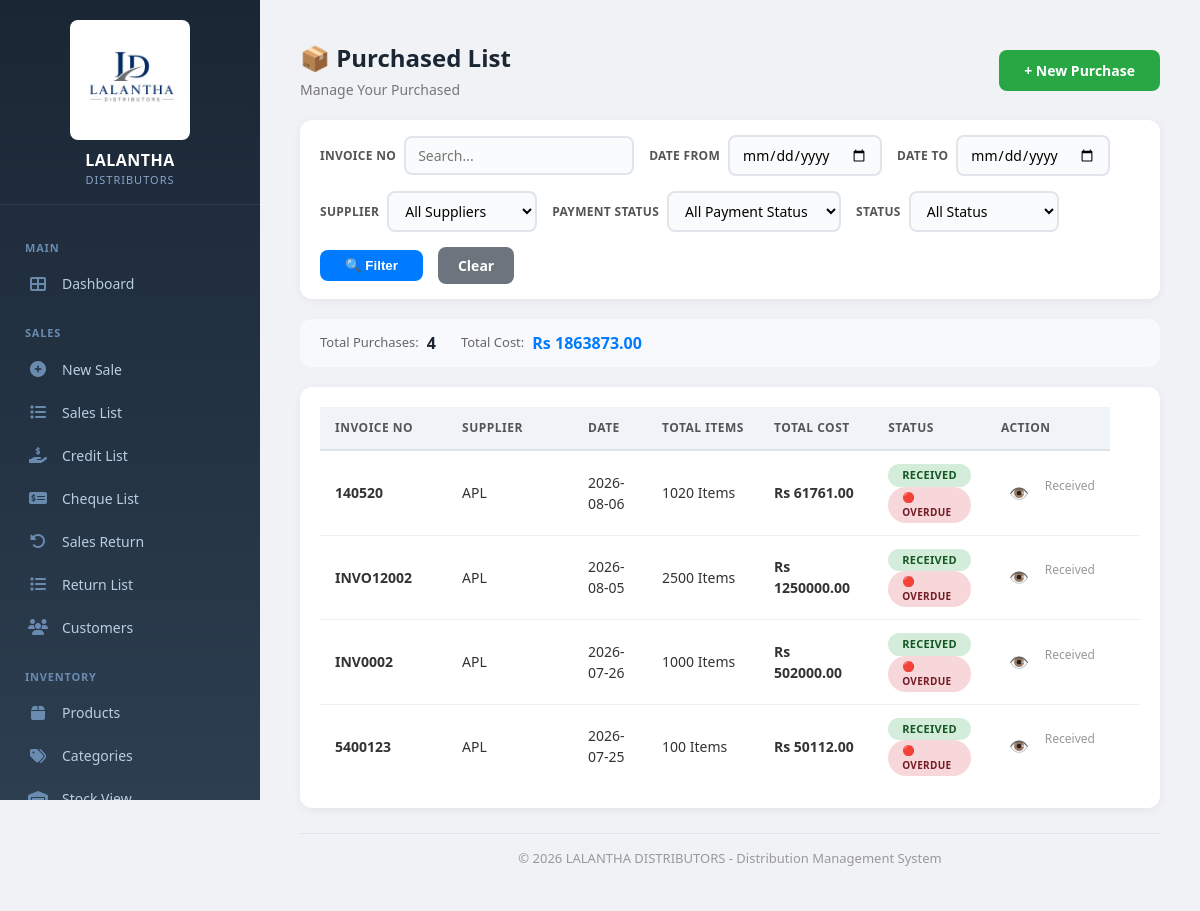
The app's page /purchases/ (signed in) with its own data.
### core/models.py (models this page shows, shortened)
class Purchase(models.Model):
    PAYMENT_STATUS_CHOICES = [
        ('CREDIT', 'Credit Purchases'),
        ('COMPLETE', 'Complete Payment'),
    ]
    STATUS_CHOICES = [
        ('DRAFT', 'Draft'),
        ('PENDING', 'Pending'),
        ('RECEIVED', 'Received'),
        ('CANCELLED', 'Cancelled'),
    ]
    TAX_RATE_CHOICES = [
        (0, 'No Tax'),
        (5, 'VAT 5%'),
        (8, 'VAT 8%'),
        (12, 'VAT 12%'),
        (15, 'VAT 15%'),
    ]
    supplier = models.ForeignKey(Supplier, on_delete=models.PROTECT, related_name='purchases')
    rep = models.ForeignKey(Employee, on_delete=models.SET_NULL, null=True, blank=True, related_name='purchases')
    po_number = models.CharField(max_length=50, unique=True, blank=True, help_text="Your PO Number")
    invoice_no = models.CharField(max_length=100, help_text="Supplier's Invoice Number")
    purchase_date = models.DateField(default=date.today)  # ✅ This allows custom dates
    due_date = models.DateField(null=True, blank=True)
    tax_rate = models.IntegerField(choices=TAX_RATE_CHOICES, default=0)
    tax_invoice_no = models.CharField(max_length=100, blank=True, null=True, help_text="Tax Invoice Number")
    is_vat_bill = models.BooleanField(default=False, help_text="Mark if this is a VAT bill")
    subtotal = models.DecimalField(max_digits=15, decimal_places=2, default=0)
    tax_amount = models.DecimalField(max_digits=15, decimal_places=2, default=0)
    total = models.DecimalField(max_digits=15, decimal_places=2, default=0)
    paid_amount = models.DecimalField(max_digits=15, decimal_places=2, default=0)
    foc_value = models.DecimalField(max_digits=15, decimal_places=2, default=0)
    payment_status = models.CharField(max_length=20, choices=PAYMENT_STATUS_CHOICES, default='PENDING')
    status = models.CharField(max_length=20, choices=STATUS_CHOICES, default='DRAFT')
    notes = models.TextField(blank=True, null=True)
    created_at = models.DateTimeField(auto_now_add=True)
    created_by = models.ForeignKey(User, on_delete=models.SET_NULL, null=True, related_name='created_purchases')
    updated_at = models.DateTimeField(auto_now=True)
    received_at = models.DateTimeField(null=True, blank=True)
    received_by = models.ForeignKey(User, on_delete=models.SET_NULL, null=True, blank=True, related_name='received_purchases')
    def get_total_items(self):
        return self.items.aggregate(total=Sum('quantity'))['total'] or 0
    class Meta:
        ordering = ['-purchase_date', '-created_at']

class Supplier(models.Model):
    name = models.CharField(max_length=200)
    contact_person = models.CharField(max_length=100, blank=True, null=True)
    phone = models.CharField(max_length=20, blank=True, null=True)
    email = models.EmailField(blank=True, null=True)
    address = models.TextField(blank=True, null=True)
    tax_number = models.CharField(max_length=50, blank=True, null=True, help_text="Supplier's VAT/Tax number")
    notes = models.TextField(blank=True, null=True)
    is_active = models.BooleanField(default=True)
    created_at = models.DateTimeField(auto_now_add=True)
    updated_at = models.DateTimeField(auto_now=True)
    class Meta:
        ordering = ['name']

### core/decorators.py (the view)
        def wrapper(request, *args, **kwargs):
            if not request.user.is_authenticated:
                messages.error(request, 'Please login first.')
                return redirect('/login/')  # ✅ Always returns
            try:
                profile = request.user.profile
                if profile.has_permission(permission):
                    return view_func(request, *args, **kwargs)  # ✅ Returns view response
                else:
                    messages.error(request, f'You do not have permission to access this page. Required: {permission}')
                    return redirect('/reports/')  # ✅ Always returns
            except UserProfile.DoesNotExist:
                messages.error(request, 'User profile not found. Please contact admin.')
                return redirect('/logout/')  # ✅ Always returns

### core/context_processors.py (called while the page is built)
def cache_version(request):
    return {
        'cache_version': settings.CACHE_VERSION
    }

### core/models.py (called while the page is built, shortened)
    def has_permission(self, permission):
        if self.role == 'Admin':
            return True
        elif self.role == 'Viewer':
            return permission in ['view_reports', 'view_products']
        return False

### core/templatetags/core_extras.py (called while the page is built)
@register.filter
def has_perm(profile, permission):
    try:
        return profile.has_permission(permission)
    except Exception:
        return False

### core/templates/core/purchase_list.html (shortened to what this page needs)
{% extends 'core/base.html' %}
{% load static %}
{% block content %}
<div class="container">
    <div class="page-title">
        <div>
            <h2>📦 Purchased List</h2>
            <span class="subtitle">Manage Your Purchased</span>
        </div>
        <a href="/purchase/add/" class="btn">+ New Purchase</a>
    </div>
    <form method="GET" class="tabs-bar">
        <div class="tab-item">
            <label>Invoice No</label>
            <input type="text" name="search" placeholder="Search..." value="{{ search }}">
        </div>
        <div class="tab-item">
            <label>Date From</label>
            <input type="date" name="start_date" value="{{ start_date }}">
        </div>
        <div class="tab-item">
            <label>Date To</label>
            <input type="date" name="end_date" value="{{ end_date }}">
        </div>
        <div class="tab-item">
            <label>Supplier</label>
            <select name="supplier">
                <option value="">All Suppliers</option>
            </select>
        </div>
        <div class="tab-item">
            <label>Payment Status</label>
            <select name="payment_status">
                <option value="">All Payment Status</option>
            </select>
        </div>
        <div class="tab-item">
            <label>Status</label>
            <select name="status">
                <option value="">All Status</option>
            </select>
        </div>
        <button type="submit" class="btn-filter">🔍 Filter</button>
        <a href="/purchases/" class="btn-clear">Clear</a>
    </form>
    <div class="summary-bar">
        <div class="item">
            <span class="label">Total Purchases:</span>
            <span class="value">{{ total_count }}</span>
        </div>
        <div class="item">
            <span class="label">Total Cost:</span>
            <span class="value total">Rs {{ total_cost_sum|floatformat:2 }}</span>
        </div>
    </div>
    <div class="table-container">
        <table>
            <thead>
                <tr>
                    <th style="width:18%;">Invoice No</th>
                    <th style="width:20%;">Supplier</th>
                    <th style="width:10%;">Date</th>
                    <th style="width:10%;">Total Items</th>
                    <th style="width:15%;">Total Cost</th>
                    <th style="width:12%;">Status</th>
                    <th style="width:15%;">Action</th>
                </tr>
            </thead>
            <tbody>
                {% for purchase in purchases %}
                <tr>
                    <td>
                        <strong>{{ purchase.invoice_no }}</strong>
                    </td>
                    <td>{{ purchase.supplier.name }}</td>
                    <td>{{ purchase.purchase_date|date:"Y-m-d" }}</td>
                    <td>{{ purchase.get_total_items|floatformat:0 }} Items</td>
                    <td><strong>Rs {{ purchase.total|floatformat:2 }}</strong></td>
                    <td>
                        <span class="badge-status {{ purchase.status|lower }}">
                            {{ purchase.get_status_display }}
                        </span>
                        <br>
                        {% if purchase.paid_amount >= purchase.total %}
                            <span class="badge-status" style="background:#d4edda; color:#155724; font-size:10px;">
                                ✅ Paid
                            </span>
                        {% elif purchase.due_date and purchase.due_date < today and purchase.paid_amount < purchase.total %}
                            <span class="badge-status" style="background:#f8d7da; color:#721c24; font-size:10px;">
                                🔴 Overdue
                            </span>
                        {% else %}
                            <span class="badge-status" style="background:#fff3cd; color:#856404; font-size:10px;">
                                📋 Credit
                            </span>
                        {% endif %}
                    </td>
                    <td>
                        <div class="action-icons">
                            <a href="/purchase/detail/{{ purchase.id }}/" class="view" title="View">👁️</a>
                            {% if purchase.status != 'RECEIVED' %}
                                <a href="/purchase/edit/{{ purchase.id }}/" class="edit" title="Edit">✏️</a>
                                <a href="/purchase/receive/{{ purchase.id }}/" class="pay" title="Mark Received" onclick="return confirm('Receive this purchase? Stock will be updated.')">📦</a>
                                <a href="{% url 'core:delete_purchase' purchase.id %}" class="delete" title="Delete" onclick="return confirm('Delete purchase {{ purchase.invoice_no }}?')">🗑️</a>
                            {% else %}
                                <span style="color:#999; font-size:12px;">Received</span>
                            {% endif %}
                        </div>
                    </td>
                    <td>
                    </td>
                </tr>
                {% endfor %}
            </tbody>
        </table>
    </div>
    <div class="footer">
        &copy; {% now "Y" %} LALANTHA DISTRIBUTORS - Distribution Management System
    </div>
</div>
{% endblock %}

### core/static/core/css/style.css (style rules this page uses)
* { margin: 0; padding: 0; box-sizing: border-box; }
body { font-family: -apple-system, BlinkMacSystemFont, "Segoe UI", Roboto, "Helvetica Neue", Arial, sans-serif; background: #f0f4f9; color: #1a2634; font-size: 14px; line-height: 1.5; min-height: 100vh; }
.container { max-width: 1400px; margin: 0 auto; padding: 20px; flex: 1; width: 100%; }
.page-title { display: flex; justify-content: space-between; align-items: center; margin-bottom: 20px; flex-wrap: wrap; gap: 15px; }
.page-title h2 { font-size: 24px; color: #1a2634; font-weight: 600; }
.page-title .subtitle { display: block; font-size: 13px; color: #888; margin-top: 3px; font-weight: 400; }
.btn { padding: 10px 22px; border: none; border-radius: 8px; font-weight: 600; cursor: pointer; font-size: 14px; text-decoration: none; display: inline-block; transition: 0.2s; background: #007bff; color: white; }
.table-container { overflow-x: auto; background: white; border-radius: 12px; }
table { width: 100%; border-collapse: collapse; font-size: 14px; }
table thead th { background: #f0f4f9; padding: 12px 15px; text-align: left; font-weight: 600; color: #555; font-size: 12px; text-transform: uppercase; letter-spacing: 0.5px; border-bottom: 2px solid #dde3ec; white-space: nowrap; }
table tbody td { padding: 12px 15px; border-bottom: 1px solid #edf1f7; color: #333; vertical-align: middle; }
table tbody tr:last-child td { border-bottom: none; }
.footer { text-align: center; padding: 20px; color: #999; font-size: 13px; margin-top: 20px; }
.badge-status { display: inline-block; padding: 3px 12px; border-radius: 12px; font-size: 11px; font-weight: 600; text-transform: uppercase; letter-spacing: 0.3px; }
.badge-status.received, .badge-status.complete, .badge-status.cleared, .badge-status.paid { background: #d4edda; color: #155724; }
.form-control, input[type="text"], input[type="number"], input[type="date"], input[type="email"], input[type="password"], select, textarea { font-family: inherit; }

### core/templates/core/base.html (style rules this page uses)
* { margin: 0; padding: 0; box-sizing: border-box; }
body { font-family: 'Segoe UI', Arial, sans-serif; background: #f0f2f5; display: flex; min-height: 100vh; }
.container { max-width: 1400px; margin: 0 auto; }
.page-title { display: flex; justify-content: space-between; align-items: center; margin-bottom: 20px; flex-wrap: wrap; gap: 15px; }
.page-title h2 { font-size: 24px; color: #1a2634; }
.page-title .subtitle { color: #777; font-size: 14px; }
.page-title .btn { background: #28a745; color: white; padding: 10px 25px; border: none; border-radius: 8px; font-size: 14px; font-weight: 600; cursor: pointer; text-decoration: none; display: inline-block; }
.table-container { background: white; border-radius: 12px; padding: 20px; box-shadow: 0 2px 8px rgba(0,0,0,0.06); overflow-x: auto; }
table { width: 100%; border-collapse: collapse; font-size: 14px; }
table th { background: #f8f9fc; padding: 12px 12px; text-align: left; font-weight: 600; color: #555; border-bottom: 2px solid #e0e4eb; white-space: nowrap; }
table td { padding: 12px 12px; border-bottom: 1px solid #edf1f7; color: #333; vertical-align: middle; }
.badge-status { padding: 3px 14px; border-radius: 20px; font-size: 12px; font-weight: 600; display: inline-block; }
.action-icons { display: flex; gap: 8px; }
.action-icons a { color: #555; text-decoration: none; padding: 4px 8px; border-radius: 6px; font-size: 16px; transition: 0.2s; }
.action-icons a.view { color: #007bff; }
.footer { text-align: center; margin-top: 25px; padding: 15px; color: #999; font-size: 13px; border-top: 1px solid #e0e4eb; }

### records on screen
Purchase: invoice_no "140520", supplier.name "APL", purchase_date "2026-08-06", get_total_items "1020", total "61761.00", status "RECEIVED", paid_amount "🔴 OVERDUE", shows "Received"
Purchase: invoice_no "INVO12002", supplier.name "APL", purchase_date "2026-08-05", get_total_items "2500", total "1250000.00", status "RECEIVED", paid_amount "🔴 OVERDUE", shows "Received"
Purchase: invoice_no "INV0002", supplier.name "APL", purchase_date "2026-07-26", get_total_items "1000", total "502000.00", status "RECEIVED", paid_amount "🔴 OVERDUE", shows "Received"
Purchase: invoice_no "5400123", supplier.name "APL", purchase_date "2026-07-25", get_total_items "100", total "50112.00", status "RECEIVED", paid_amount "🔴 OVERDUE", shows "Received"

### other values on screen
{{ total_count }} "4"
{{ total_cost_sum|floatformat:2 }} "1863873.00"
